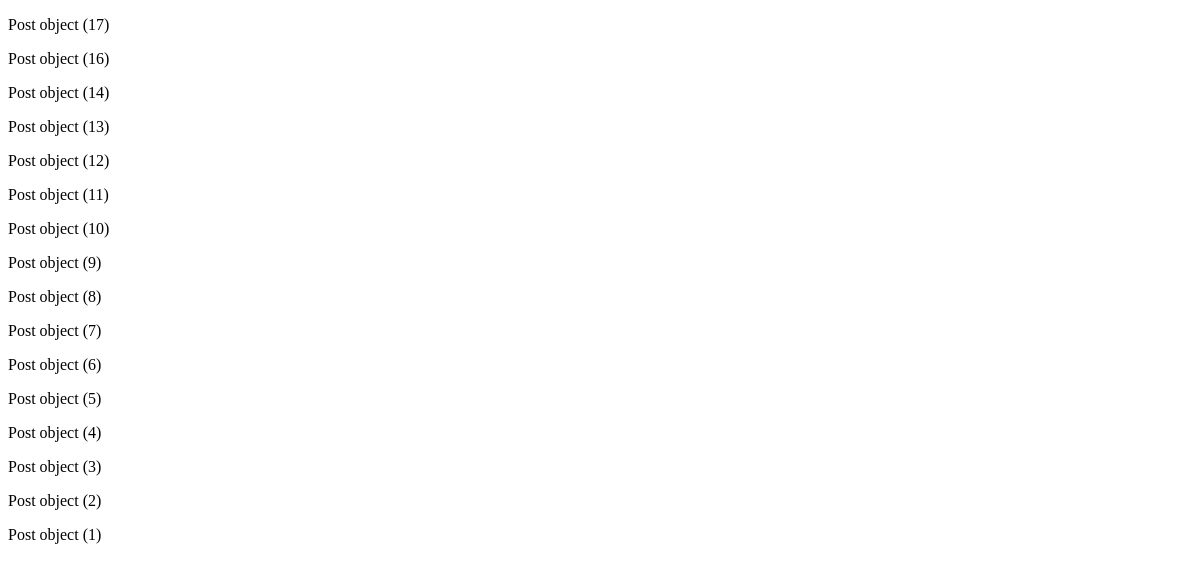
The page /fbv/list on the database as committed earlier.
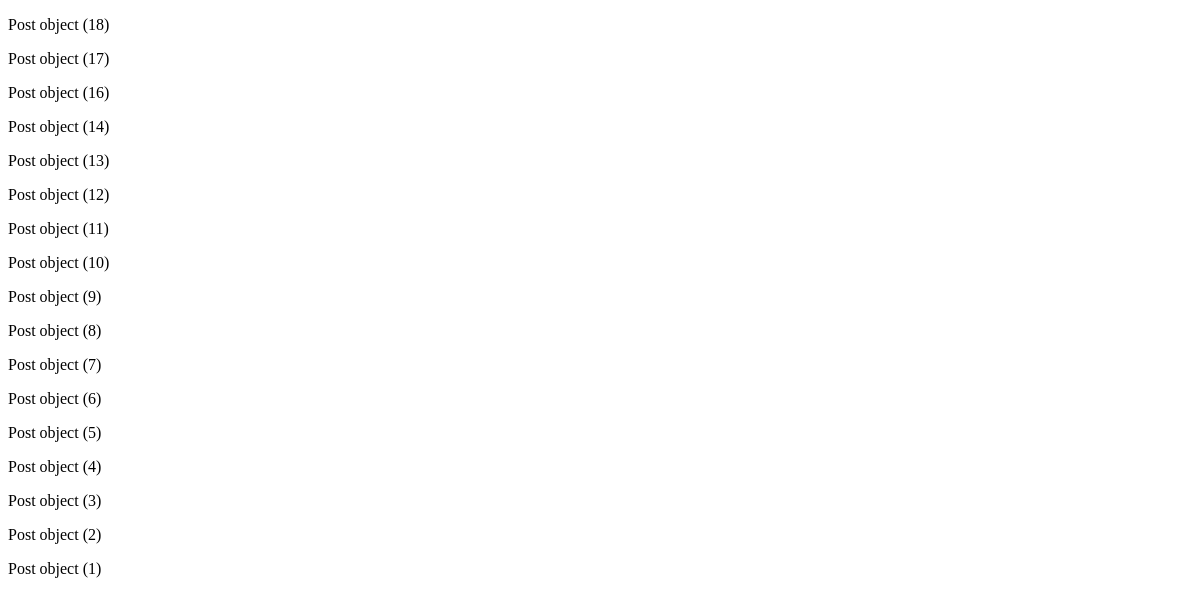
The same page on the database as committed later.
### posts/models.py (models this page shows)
class Post(models.Model):
    image = models.ImageField(verbose_name="이미지", null = True, blank=True)
    content = models.TextField("내용")
    created_at = models.DateTimeField("작성일", auto_now_add=True)
    view_count = models.IntegerField("조회수", default=0)
    writer = models.ForeignKey(to=User, on_delete=models.CASCADE, null=True, blank=True)

### posts/views.py (the view)
# urls.py: path('fbv/list', function_list_view),
def function_list_view(request):
    object_list = Post.objects.all().order_by('-id')
    return render(request, 'cbv_view.html', {'object_list' : object_list})

### posts/templates/cbv_view.html (shortened to what this page needs)
<!DOCTYPE html>
<html lang="en">
<head>
</head>
<body>
    {% for object in object_list %}
    <p>{{object}}</p>
    {% endfor %}
</body>
</html>

Rows that differ between the two databases and show on the page:
added Post: id "Post object (18)"
